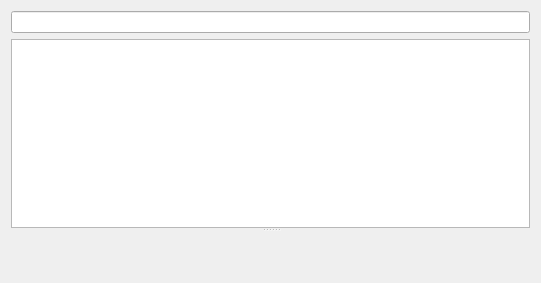
<?xml version="1.0" encoding="UTF-8"?>
<ui version="4.0">
 <class>Form</class>
 <widget class="QWidget" name="Form">
  <property name="geometry">
   <rect>
    <x>0</x>
    <y>0</y>
    <width>541</width>
    <height>283</height>
   </rect>
  </property>
  <property name="sizePolicy">
   <sizepolicy hsizetype="Expanding" vsizetype="Expanding">
    <horstretch>0</horstretch>
    <verstretch>0</verstretch>
   </sizepolicy>
  </property>
  <property name="windowTitle">
   <string>Form</string>
  </property>
  <layout class="QHBoxLayout" name="horizontalLayout">
   <item>
    <widget class="QSplitter" name="ui_splitter">
     <property name="sizePolicy">
      <sizepolicy hsizetype="Expanding" vsizetype="Expanding">
       <horstretch>0</horstretch>
       <verstretch>0</verstretch>
      </sizepolicy>
     </property>
     <property name="orientation">
      <enum>Qt::Vertical</enum>
     </property>
     <widget class="QWidget" name="layoutWidget">
      <layout class="QVBoxLayout" name="verticalLayout_5">
       <item>
        <widget class="QLineEdit" name="ui_filter"/>
       </item>
       <item>
        <widget class="ToolTreeView" name="ui_tree"/>
       </item>
      </layout>
     </widget>
     <widget class="QWidget" name="layoutWidget">
      <layout class="QVBoxLayout" name="verticalLayout">
       <item>
        <layout class="QVBoxLayout" name="ui_common_box"/>
       </item>
       <item>
        <layout class="QVBoxLayout" name="ui_specific_box"/>
       </item>
       <item>
        <spacer name="verticalSpacer">
         <property name="orientation">
          <enum>Qt::Vertical</enum>
         </property>
         <property name="sizeHint" stdset="0">
          <size>
           <width>20</width>
           <height>40</height>
          </size>
         </property>
        </spacer>
       </item>
      </layout>
     </widget>
    </widget>
   </item>
  </layout>
 </widget>
 <customwidgets>
  <customwidget>
   <class>ToolTreeView</class>
   <extends>QTreeView</extends>
   <header>linuxnano/views/widgets/tool_tree_view</header>
   <container>1</container>
  </customwidget>
 </customwidgets>
 <resources/>
 <connections/>
</ui>
